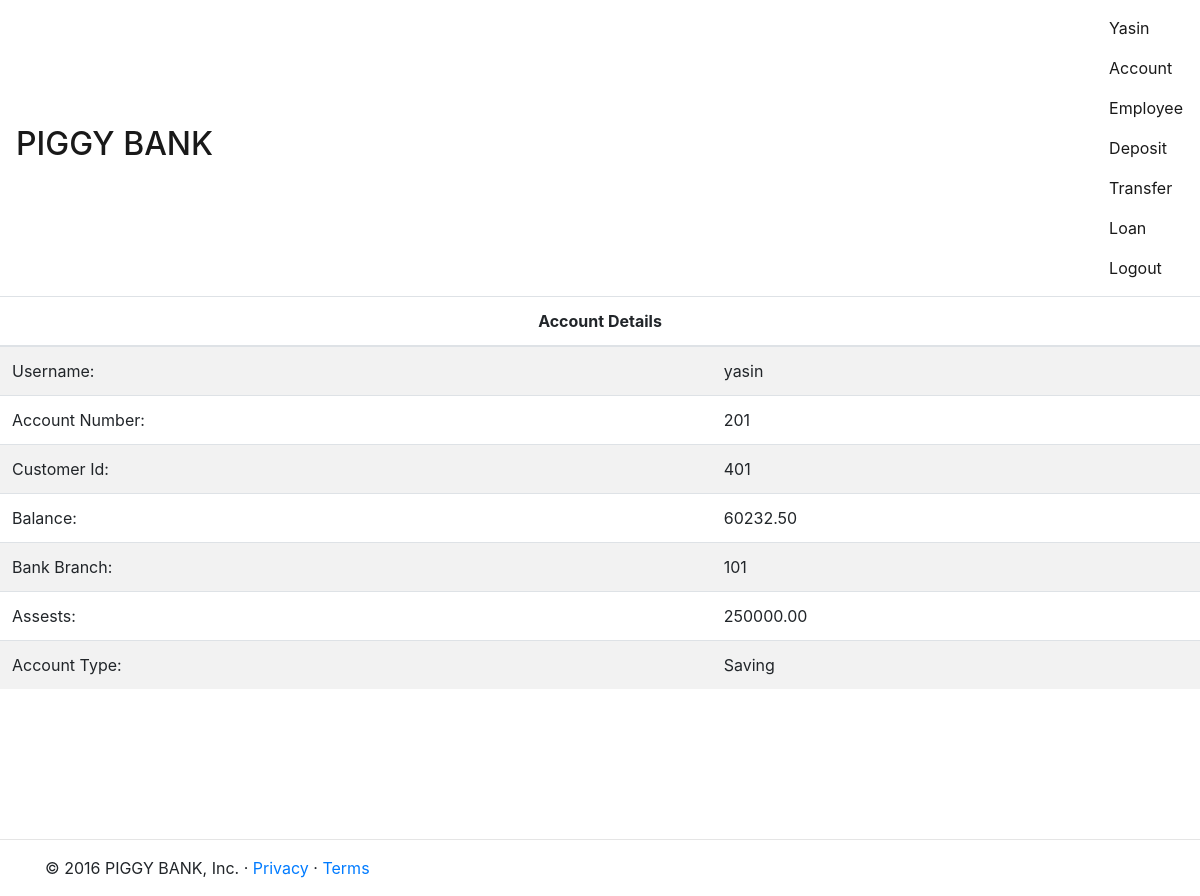
Page /account.php (signed in) on the committed database.
### tables this page shows
CREATE TABLE `account` (
  `account_number` int(5) NOT NULL,
  `customer_id` int(5) NOT NULL,
  `branch_branch_number` int(5) NOT NULL,
  `balance` decimal(10,2) NOT NULL,
  `assests` decimal(10,2) NOT NULL,
  `account_type` varchar(40) DEFAULT NULL,
  PRIMARY KEY (`account_number`),
  KEY `branch_branch_number` (`branch_branch_number`),
  KEY `customer_id` (`customer_id`),
  CONSTRAINT `account_ibfk_1` FOREIGN KEY (`branch_branch_number`) REFERENCES `branch` (`bank_branch_number`),
  CONSTRAINT `account_ibfk_2` FOREIGN KEY (`customer_id`) REFERENCES `customer` (`customer_id`)
);

### account.php (the view, shortened to what this page needs)
<?php
require('config.php');
require('usr_funcs.php');
if(valid_user()){
    if(valid_user_account_number()){
            try{
                if($_SESSION['user_type']=='customer'){
                    $sql="SELECT * from account where account_number=".$_SESSION['valid_user_id']."";
                }else{
                    $sql="select * from employee where employee_id=".$_SESSION['valid_user_id'];
                }
            if($result=$mysqli->query($sql)){
                if($result->num_rows >0){
                    if($row=$result->fetch_array()){
    if(emp_check()){ account_emp(); }else{ ?>
  <table class='table table-striped'>
    <thead>
      <tr>
        <th colspan='2' class='table-inverse'>
          <center>Account Details</center>
        </th>
      </tr>
    </thead>
    <tr>
      <td>Username: </td>
      <td>
        <?php echo $_SESSION['valid_user']; ?>
      </td>
    </tr>
    <tr>
      <td>Account Number: </td>
      <td>
        <?php echo $row[0]; ?>
      </td>
    </tr>
    <tr>
      <td>Customer Id: </td>
      <td>
        <?php echo $row[1]; ?>
      </td>
    </tr>
    <tr>
      <td>Balance: </td>
      <td>
        <?php echo $row[3]; ?>
      </td>
    </tr>
    <tr>
      <td>Bank Branch: </td>
      <td>
        <?php echo $row[2]; ?>
      </td>
    </tr>
    <tr>
      <td>Assests: </td>
      <td>
        <?php echo $row[4]; ?>
      </td>
    </tr>
    <tr>
      <td>Account Type: </td>
      <td>
        <?php echo $row[5]; ?>
      </td>
    </tr>
  </table>
  <?php
                    }
                    }else{
                        throw new Exception("Something Went Wrong. Can't fetch_array()");
                    }
                }else{
                    throw new Exception("Sorry You haven't entered the details yet.");
                }
            } else{
                throw new Exception("Something went wrong. Can't execute the query");
            }
        }catch(Exception $e){
                do_exp_content($e->getMessage());
            }
    }else{
        header('Location:index.php');
    }
}else{
        header('Location:index.php');
    }
?>

### rows in the picture
account: account_number "201", customer "401", balance "60232.50", branch_branch_number "101", assests "250000.00", account_type "Saving"

### other values in the picture
$user "Yasin"
$_SESSION['valid_user'] "yasin"
